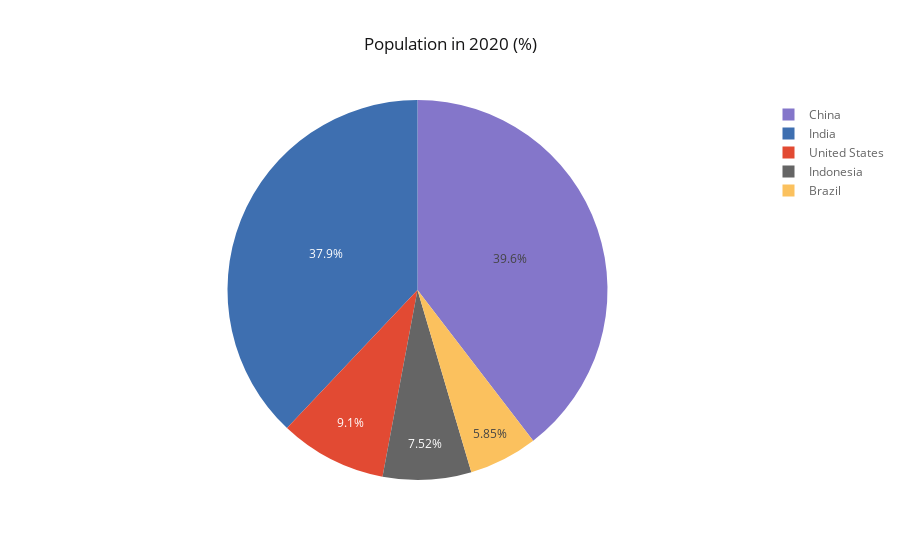

Notebook code for this chart:
### Markdown cell above
## Reset Index for Piechart. eerder hebben we een pivot transformatie gedaan om de landen verschillende kolommen te verdelen. Hier draaien we dit weer terug door een Reset index te doen:

### Code cell
# transforming data
df_population_2020 = df_population_2020.reset_index()
df_population_2020 =df_population_2020.rename(columns={2020:'2020'})
# plotting
df_population_2020.iplot(kind='pie', labels='country',
                         values='2020',
                         title='Population in 2020 (%)')

### Figure 1 — Plotly figure (JSON) as saved in the notebook; plotly's stock layout.template omitted (floating-point values rounded to 4 significant figures)
{"data": [{"labels": ["United States", "India", "China", "Indonesia", "Brazil"], "marker": {"colors": ["rgba(226, 74, 51, 1.0)", "rgba(62, 111, 176, 1.0)", "rgba(132, 118, 202, 1.0)", "rgba(101, 101, 101, 1.0)", "rgba(251, 193, 94, 1.0)"]}, "name": "", "type": "pie", "values": [331002651, 1380004385, 1439323776, 273523615, 212559417]}], "layout": {"autosize": true, "hiddenlabels": [], "legend": {"bgcolor": "#FFFFFF", "font": {"color": "#666666"}}, "paper_bgcolor": "#FFFFFF", "plot_bgcolor": "#E5E5E5", "title": {"font": {"color": "#151516"}, "text": "Population in 2020 (%)"}}}
